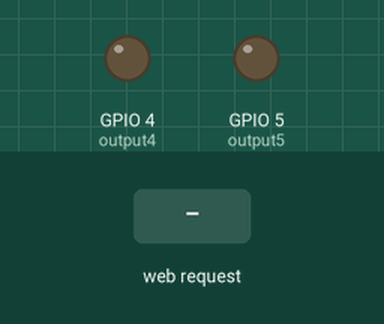
This sketch was run on a simulated ESP8266 (NodeMCU). Parts: output pins drawn as LEDs (lit = HIGH). Inputs (shaded band) come from the test bench. WiFi joins after 1.5 s; servers stay silent unless stated; what the sketch prints to the serial monitor is not drawn.

Above: at 2.7 s.
2.8 s: HTTP request GET /5/on received
At 4.0 s:
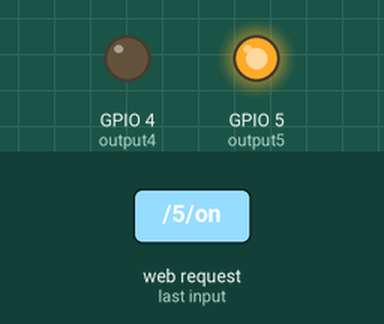
4.3 s: HTTP request GET /4/on received
At 5.2 s:
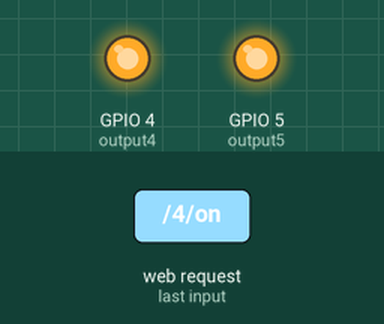
5.8 s: HTTP request GET /5/off received
At 6.3 s:
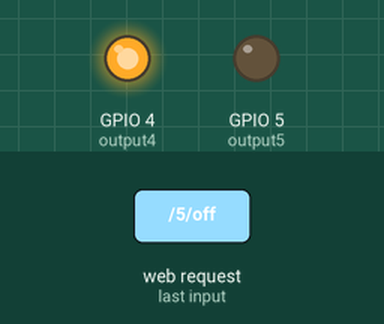
7.3 s: HTTP request GET /4/off received
At 8.7 s:
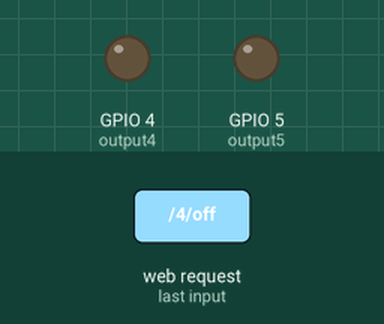
Timing chart, 0 to 9.8 s (numbered marks = the images above; inputs shaded):
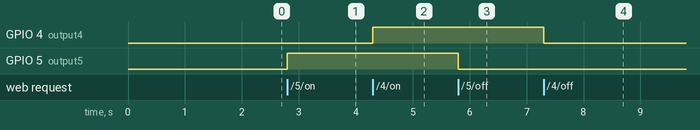

The sketch:

auth.ino
```cpp
#include <ESP8266WiFi.h>
#include <ESP8266mDNS.h>
#include <ArduinoOTA.h>
#include <ESP8266WebServer.h>

const char* ssid = "Newton";
const char* password = "12345678";

ESP8266WebServer server(80);

const char* www_username = "admin";
const char* www_password = "esp8266";
const int output5 = 5;
const int output4 = 4;

String content;
String output5State = "off";
String output4State = "off";

void make_html(){
        content = "<!DOCTYPE HTML>\r\n<html>";
        content += "<head><meta name=\"viewport\" content=\"width=device-width, initial-scale=1\">";
        content +="<link rel=\"icon\" href=\"data:,\">";
            // CSS to style the on/off buttons
            // Feel free to change the background-color and font-size attributes to fit your preferences
        content += "<style>html { font-family: Helvetica; display: inline-block; margin: 0px auto; text-align: center;}";
        content += ".button { background-color: #195B6A; border: none; color: white; padding: 16px 40px;";
        content += "text-decoration: none; font-size: 30px; margin: 2px; cursor: pointer;}";
        content += ".button2 {background-color: #77878A;}</style></head>";

            // Web Page Heading
        content += "<body><h1>ESP8266 Web Server</h1>";
// Display current state, and ON/OFF buttons for GPIO 5
        content += "<p>GPIO 5 - State " + output5State + "</p>";
            // If the output5State is off, it displays the ON button
            if (output5State=="off") {
        content += "<p><a href=\"/5/on\"><button class=\"button\">ON</button></a></p>";
            } else {
        content += "<p><a href=\"/5/off\"><button class=\"button button2\">OFF</button></a></p>";
            }

            // Display current state, and ON/OFF buttons for GPIO 4
        content += "<p>GPIO 4 - State " + output4State + "</p>";
            // If the output4State is off, it displays the ON button
            if (output4State=="off") {
        content += "<p><a href=\"/4/on\"><button class=\"button\">ON</button></a></p>";
            } else {
        content += "<p><a href=\"/4/off\"><button class=\"button button2\">OFF</button></a></p>";
            }
        content += "</body></html>";


  }

void setup() {
  Serial.begin(115200);
    pinMode(output5, OUTPUT);
  pinMode(output4, OUTPUT);
  // Set outputs to LOW
  digitalWrite(output5, LOW);
  digitalWrite(output4, LOW);

  WiFi.mode(WIFI_STA);
  WiFi.begin(ssid, password);
  if (WiFi.waitForConnectResult() != WL_CONNECTED) {
    Serial.println("WiFi Connect Failed! Rebooting...");
    delay(1000);
    ESP.restart();
  }
  ArduinoOTA.begin();

  server.on("/", []() {
    if (!server.authenticate(www_username, www_password)) {
      return server.requestAuthentication();
    }
    server.send(200, "text/plain", "Login OK");

  });
  server.on("/index", []() {
    if (!server.authenticate(www_username, www_password)) {
      return server.requestAuthentication();
    }
    make_html();
    server.send(200, "text/html", content);
  });

    server.on("/5/on", []() {
    if (!server.authenticate(www_username, www_password)) {
      return server.requestAuthentication();
    }

    output5State = "on";
    digitalWrite(output5, HIGH);
    make_html();
    server.send(200, "text/html", content);
  });

      server.on("/5/off", []() {
    if (!server.authenticate(www_username, www_password)) {
      return server.requestAuthentication();
    }

    output5State = "off";
    digitalWrite(output5, LOW);
    make_html();
    server.send(200, "text/html", content);
  });

server.on("/4/on", []() {
    if (!server.authenticate(www_username, www_password)) {
      return server.requestAuthentication();
    }

    output4State = "on";
    digitalWrite(output4, HIGH);
    make_html();
    server.send(200, "text/html", content);
  });

      server.on("/4/off", []() {
    if (!server.authenticate(www_username, www_password)) {
      return server.requestAuthentication();
    }

    output4State = "off";
    digitalWrite(output4, LOW);
    make_html();
    server.send(200, "text/html", content);
  });


  server.begin();

  Serial.print("Open http://");

  Serial.print(WiFi.localIP());
  Serial.println("/ in your browser to see it working");
}


void loop() {
  ArduinoOTA.handle();
  server.handleClient();
}
```

Measured:
- after the input at 2.8 s, GPIO 5 (output5): LOW → HIGH at once
- after the input at 4.3 s, GPIO 4 (output4): LOW → HIGH at once
- after the input at 5.8 s, GPIO 5 (output5): HIGH → LOW at once
- after the input at 7.3 s, GPIO 4 (output4): HIGH → LOW at once
